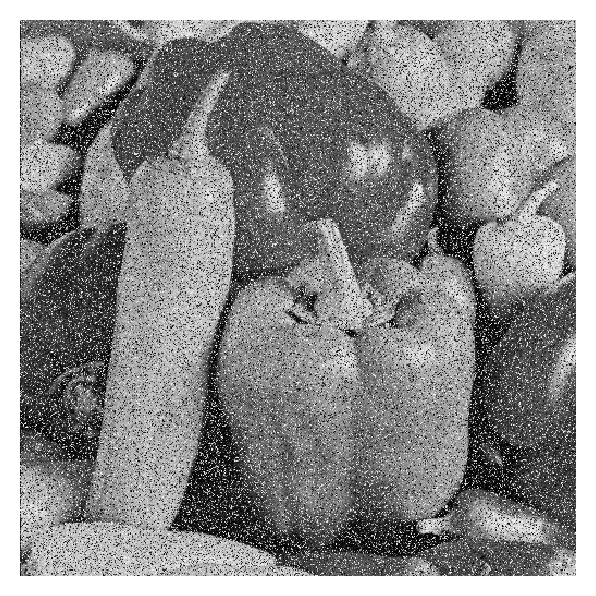
//> input picture WienerFilter/ExampleImage.jpg, 596 x 596 px
$ ./MarrHildrethEdgeDet ../WienerFilter/ExampleImage.jpg   (built with g++ and OpenCV 4)
//> lines starting //> are read from the running program, lines starting //| are printed output that depends on the picture; after the words box and inside, x2 and y2 are one past the last pixel; in counts of white or black regions, pixels touching at a corner belong together
#include <iostream>
#include <opencv2/core/core.hpp>
#include <opencv2/highgui/highgui.hpp>
#include <opencv2/imgproc.hpp>
#include <assert.h>
#include <time.h>
#include <omp.h>

using namespace std;
using namespace cv;

void marrEdge(const Mat src, Mat& result, int besarKernel, double delta);
void LoGKernelGenerator(Mat &result, int besarKernel, double delta);
void rgb2gray(const Mat src, Mat &result);

int main(int argc, char** argv)
{
    if(argc != 2)
    {
      cout << "Usage: MarrHildreth <Image_Path>" << endl;
      return -1;
    }

    string testImage = argv[1];
    Mat src = imread(testImage);
//> src is the input picture: 596 rows x 596 cols, CV_8UC3; min 0, max 255, mean 138.7

    if (src.empty()){
  		cout << "The specified image '" << testImage << "' does not exists" << endl;
  		exit(-1);
  	}

    rgb2gray(src, src);
//> after the loop in rgb2gray, `for( int i = 0; i < src.rows; ++i)`: data = 254

    Mat edge;

    struct timespec start, finish;
    double elapsed;
    clock_gettime(CLOCK_MONOTONIC, &start);

    marrEdge(src, edge, 9, 1.6);

    clock_gettime(CLOCK_MONOTONIC, &finish);
    elapsed = (finish.tv_sec - start.tv_sec);
    elapsed += (finish.tv_nsec - start.tv_nsec) / 1000000000.0;

    imwrite("MarrHildreth.png", edge);

    cout << "Finished in " << elapsed << " seconds" << endl;

    return 0;

}

void marrEdge(const Mat src, Mat& result, int besarKernel, double delta)
{
//> called with besarKernel = 9, delta = 1.6

    //inisialisasi kernel LoG
    Mat kernel;
    LoGKernelGenerator( kernel, besarKernel, delta);

    int filterOffset = besarKernel / 2;

    Mat laplacian =  (Mat_<double>(src.rows - filterOffset * 2, src.cols - filterOffset*2));


    result = Mat::zeros(src.rows - filterOffset*2, src.cols - filterOffset*2, src.type());

    double sumLaplacian;
    #pragma omp parallel for schedule(guided)
    for(int ysrc = filterOffset; ysrc < src.rows - filterOffset; ++ysrc){
        for(int xsrc = filterOffset; xsrc < src.cols - filterOffset; ++xsrc){

            sumLaplacian = 0;

            for(int ykernel = -filterOffset; ykernel <= filterOffset; ++ykernel){
                for(int xkernel = -filterOffset; xkernel <= filterOffset; ++xkernel){

                    sumLaplacian += src.at<uchar>(ysrc + ykernel, xsrc + xkernel) * kernel.at<double>(filterOffset + ykernel, filterOffset + xkernel);
                }
            }

            laplacian.at<double>(ysrc - filterOffset, xsrc - filterOffset) = sumLaplacian;

        }
    }
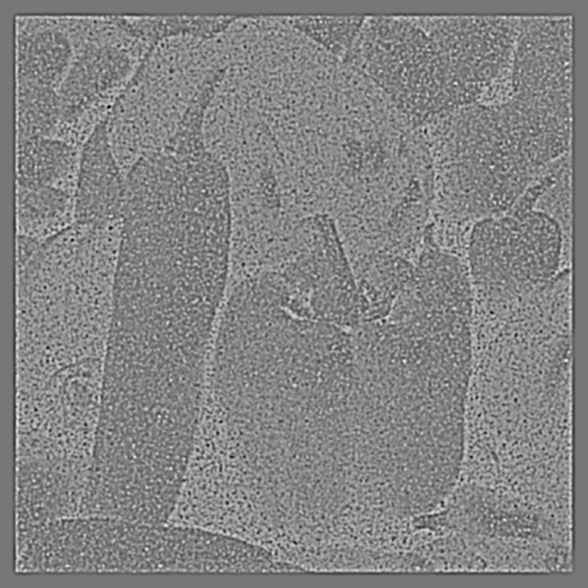
//> laplacian: 588 rows x 588 cols, CV_64FC1; min -337.7, max 247.1, mean -33.5; drawn with min black and max white
//> after the loop, sumLaplacian = -62.85


    //zero crossing
    #pragma omp parallel for schedule(guided)
    for(int y = 1; y < result.rows - 1; ++y){
        for(int x = 1; x < result.cols - 1; ++x){

            result.at<uchar>(y,x) = 255;
            if(laplacian.at<double>(y - 1,x) * laplacian.at<double>(y + 1,x) < 0){
                result.at<uchar>(y,x) = 0;
            }
            if(laplacian.at<double>(y, x - 1) * laplacian.at<double>(y, x + 1) < 0){
                result.at<uchar>(y,x) = 0;
            }
            if(laplacian.at<double>(y + 1, x - 1) * laplacian.at<double>(y - 1, x + 1) < 0){
                result.at<uchar>(y,x) = 0;
            }
            if(laplacian.at<double>(y - 1, x - 1) * laplacian.at<double>(y + 1, x + 1) < 0){
                result.at<uchar>(y,x) = 0;
            }
        }
    }
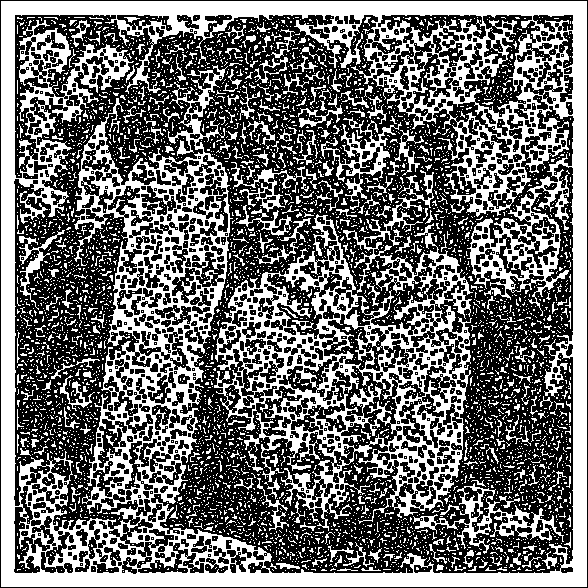
//> result: 588 rows x 588 cols, CV_8UC1; 42.6% white; 6117 white regions (5854 under 20 px), largest, box (x1, y1, x2, y2) and area: (1, 1, 587, 587) 86363, (214, 170, 473, 531) 25694, (413, 483, 564, 554) 2037
}

//laplacian of Gaussian (LoG)
void LoGKernelGenerator(Mat &result, int besarKernel, double delta)
{
    int kernelRadius = besarKernel / 2;
    result = Mat_<double>(besarKernel, besarKernel);


    for(int filterY = - kernelRadius; filterY <= kernelRadius; filterY++){
        for(int filterX = - kernelRadius; filterX <= kernelRadius; filterX++){

            result.at<double>(filterY + kernelRadius, filterX + kernelRadius) =
                    exp(-( ( pow(filterX, 2)  + pow( filterY, 2 )  ) / ( pow(delta, 2) * 2) ))
                    * ( ( ( pow(filterX, 2)  + pow( filterY, 2 ) - 2 * pow(delta, 2) ) /  (2 * pow(delta, 4) ) ));

        }
    }

    //cout<< result;
}


void rgb2gray(const Mat src, Mat &result)
{
    CV_Assert(src.depth() != sizeof(uchar)); //harus 8 bit

    result = Mat::zeros(src.rows, src.cols, CV_8UC1); //buat matrik 1 chanel
    uchar data;

    if(src.channels() == 3){

        for( int i = 0; i < src.rows; ++i)
            for( int j = 0; j < src.cols; ++j )
            {
                data = (uchar)(((Mat_<Vec3b>) src)(i,j)[0] * 0.0722 + ((Mat_<Vec3b>) src)(i,j)[1] * 0.7152 + ((Mat_<Vec3b>) src)(i,j)[2] * 0.2126);

                result.at<uchar>(i,j) = data;
            }


    }else{

        result = src;
    }

}
